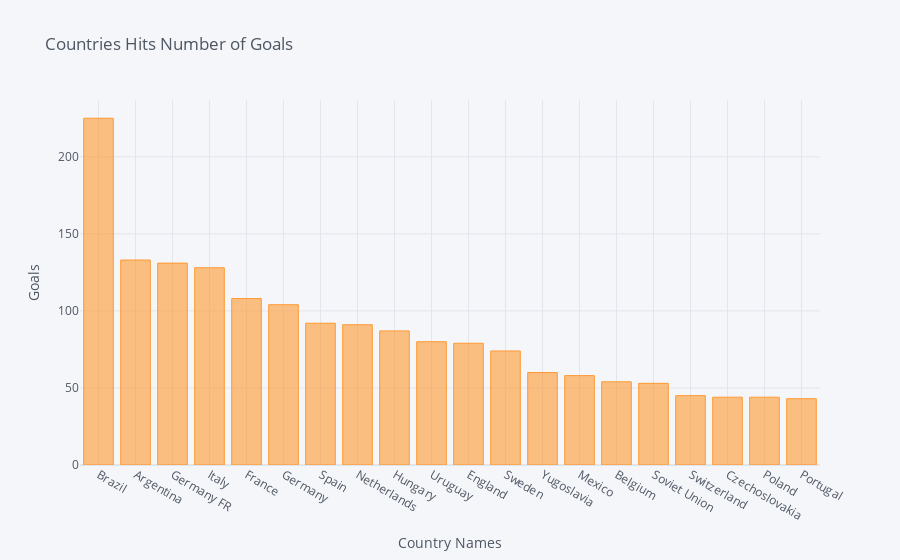

Here is the notebook cell this chart was saved with:
### Code cell
goals[:20].iplot(kind='bar', xTitle = 'Country Names', yTitle = 'Goals', title = 'Countries Hits Number of Goals')

### Figure 1 — Plotly figure (JSON) as saved in the notebook; plotly's stock layout.template omitted (floating-point values rounded to 4 significant figures)
{"data": [{"marker": {"color": "rgba(255, 153, 51, 0.6)", "line": {"color": "rgba(255, 153, 51, 1.0)", "width": 1}}, "name": "Goals", "orientation": "v", "text": "", "x": ["Brazil", "Argentina", "Germany FR", "Italy", "France", "Germany", "Spain", "Netherlands", "Hungary", "Uruguay", "England", "Sweden", "Yugoslavia", "Mexico", "Belgium", "Soviet Union", "Switzerland", "Czechoslovakia", "Poland", "Portugal"], "y": [225, 133, 131, 128, 108, 104, 92, 91, 87, 80, 79, 74, 60, 58, 54, 53, 45, 44, 44, 43], "type": "bar"}], "layout": {"legend": {"bgcolor": "#F5F6F9", "font": {"color": "#4D5663"}}, "paper_bgcolor": "#F5F6F9", "plot_bgcolor": "#F5F6F9", "title": {"font": {"color": "#4D5663"}, "text": "Countries Hits Number of Goals"}, "xaxis": {"gridcolor": "#E1E5ED", "showgrid": true, "tickfont": {"color": "#4D5663"}, "title": {"font": {"color": "#4D5663"}, "text": "Country Names"}, "zerolinecolor": "#E1E5ED"}, "yaxis": {"gridcolor": "#E1E5ED", "showgrid": true, "tickfont": {"color": "#4D5663"}, "title": {"font": {"color": "#4D5663"}, "text": "Goals"}, "zerolinecolor": "#E1E5ED"}}}
